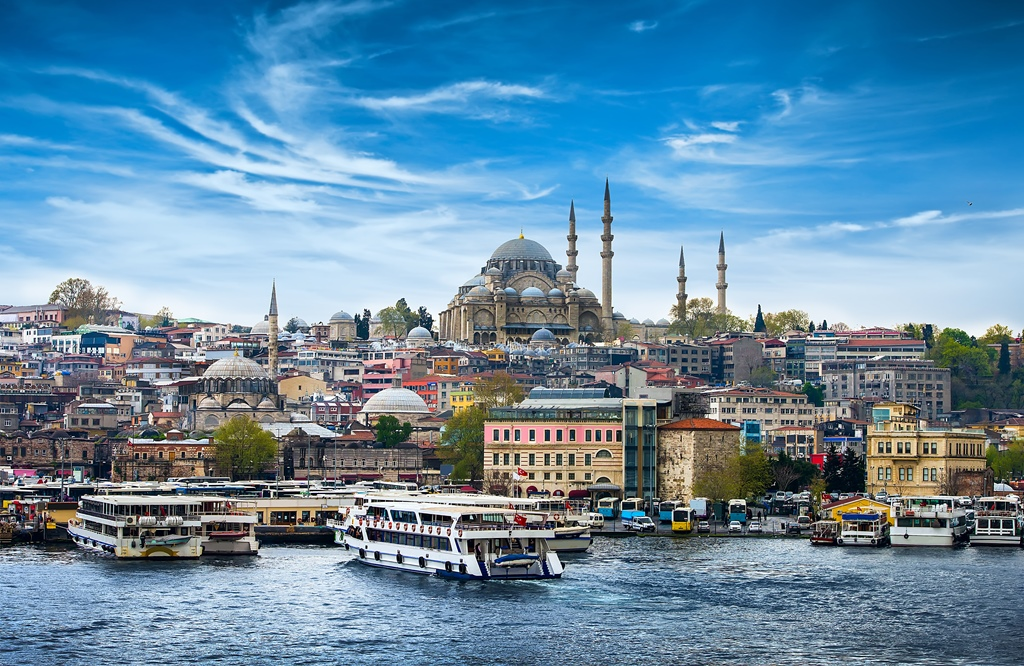
#> input picture Pictures/picture3.jpg, 1024 x 666 px
$ python Uygulama1.py
#> lines starting #> are read from the running program, lines starting #| are printed output that depends on the picture
import numpy as np
from cv2 import cv2
from matplotlib import pyplot as plt

print(cv2.__version__)


img1 = cv2.imread("../../Pictures/picture3.jpg", cv2.IMREAD_COLOR)  # 1
#> img1 is the input picture: shape (666, 1024, 3); mean B, G, R 164.7, 139.3, 101.1
img2 = cv2.imread('../../Pictures/picture2.jpg', cv2.IMREAD_GRAYSCALE)  # 0
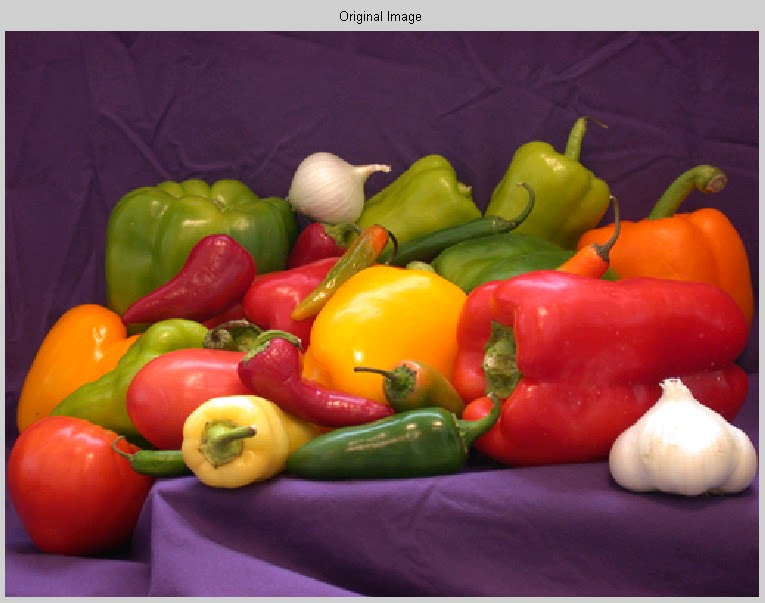
#> input picture Pictures/picture2.jpg, 765 x 603 px
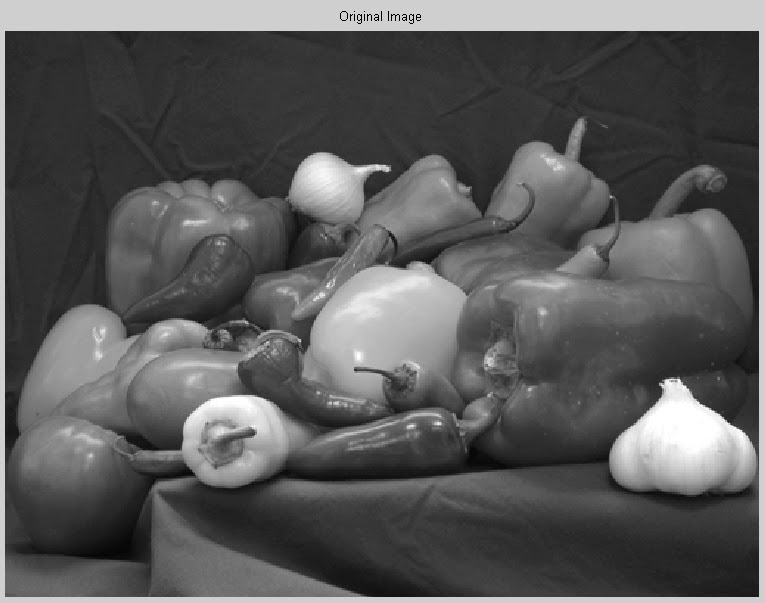
#> img2: shape (603, 765); min 0, max 255, mean 90.1
img3 = cv2.imread('../../Pictures/picture3.jpg', cv2.IMREAD_UNCHANGED)  # -1


# cv2.imread(path, flag),
# Return Value: This method returns an image that is loaded from the specified file.
"""
cv2.imshow('image1', img1)
cv2.imshow('image2', img2)
cv2.imshow('image3', img3)
cv2.waitKey(0)
cv2.destroyAllWindows()
"""
print(img1.shape)
#| (666, 1024, 3)
print(img2.shape)
#| (603, 765)
print(img3.shape)
#| (666, 1024, 3)

print(img3[10, 10])  # Her piksel değeri de bu 3 ana renk içerir->BGR --Diyelimki sadece kımızı R:255, G:0, B:0
#| [132  75   0]

image_rgb = cv2.cvtColor(img3, cv2.COLOR_BGR2RGB)
print(image_rgb[300, 269])
#| [211 231 242]

cv2.imshow('image1', image_rgb)
cv2.waitKey(10000) # ms süresi kadar ekranda kalır. 0 ise süresiz ekranda kalma.
cv2.destroyAllWindows()


arr = np.array(img3)
for i, item in enumerate(arr):
    print(item[0])
#> this loop made 666 passes
#| [126  72   1]
#| [125  71   0]
#| [124  70   0]
#| [124  70   0]
#| [124  70   0]
#| [124  70   0]
#| [125  71   0]
#| [126  72   1]
#> (further printed lines are left out)

methods = [None, 'none', 'nearest', 'bilinear', 'bicubic', 'spline16',
           'spline36', 'hanning', 'hamming', 'hermite', 'kaiser', 'quadric',
           'catrom', 'gaussian', 'bessel', 'mitchell', 'sinc', 'lanczos']

for id, interp_method in enumerate(methods):
    plt.imshow(img1, interpolation=interp_method, cmap='gray')
    plt.tight_layout()
    plt.show()

plt.imshow(img1, cmap='viridis', interpolation='bicubic')
plt.show()
plt.close()
